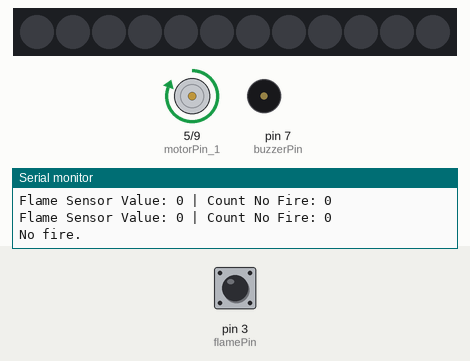
A sketch run on a simulated Arduino Uno, built with avr-gcc and run on an emulated ATmega328P. Parts: 12 RGB LEDs in strip order, left to right, motor-driver pin pairs drawn as motors (green arrow = first pin HIGH = forward, orange = second pin HIGH = backward, longer = more drive), buzzer (waves = sounding, pin HIGH), the last lines printed to the serial monitor. The test bench sets the inputs (shaded band); at power-on: pin 3 (flamePin) LOW. Dim RGB values are drawn brighter than linear.

Above: at 1.2 s.
1.3 s: pin 3 (flamePin) pulsed HIGH 2 times (0.12 s each, 0.3 s apart)
At 3.7 s:
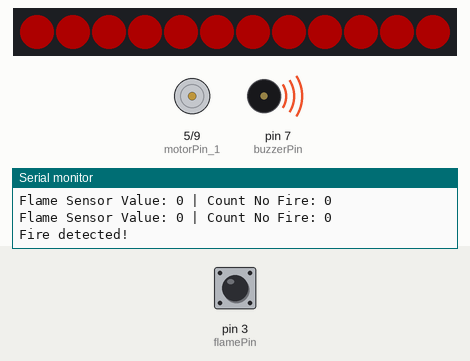
4.5 s: pin 3 (flamePin) driven HIGH
At 7.4 s:
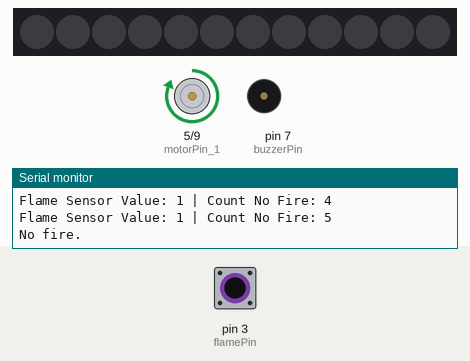
7.5 s: pin 3 (flamePin) driven LOW
At 9.8 s:
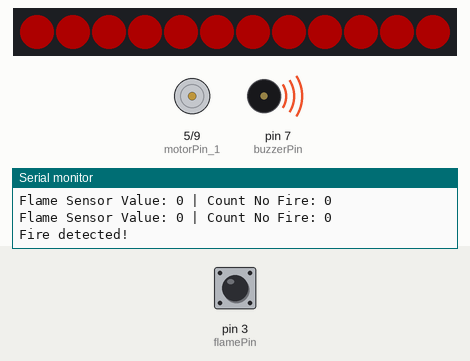
Timing chart, 0 to 11.3 s (numbered marks = the images above; inputs shaded):
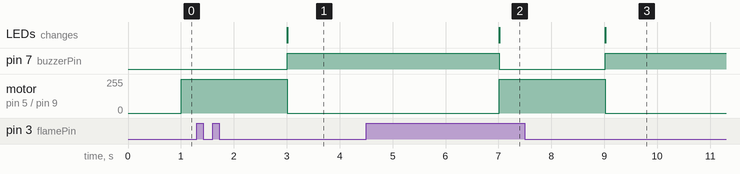

The sketch:

fire_safety_system.ino
```cpp
#include <Adafruit_NeoPixel.h>

int LED_PIN = 6;    // Connect to D (DIN)
int LED_COUNT = 12; // 12 LEDs on ring

// NEO_GRB   → color order used by WS2812 LEDs (Green, Red, Blue)
// NEO_KHZ800 → communication speed (800 kHz signal required by WS2812)
Adafruit_NeoPixel strip(LED_COUNT, LED_PIN, NEO_GRB + NEO_KHZ800); // Create a NeoPixel LED strip object

int flamePin = 3;
bool flameValue;
int buzzerPin = 7;

int motorPin_1 = 5; // DRV8833 IN1
int motorPin_2 = 9; // DRV8833 IN2

bool fireDetected = false; // Flag to indicate if fire is detected
int countNoFire = 0;     // Counter for no fire readings

void setup()
{
    // put your setup code here, to run once:
    Serial.begin(9600);
    pinMode(flamePin, INPUT);
    pinMode(buzzerPin, OUTPUT);
    strip.begin();
    strip.setBrightness(50); // Low brightness
    strip.show();            // send data to LED ring
    pinMode(motorPin_1, OUTPUT);
    pinMode(motorPin_2, OUTPUT);
    attachInterrupt(digitalPinToInterrupt(flamePin), fireSafety, FALLING);
}

void loop()
{
    // put your main code here, to run repeatedly:
    countNoFire = 0; // Reset the counter for each loop iteration
    // Read the flame sensor value 5 consecutive times
    for (int i = 0; i < 5; i++)
    {
        flameValue = digitalRead(flamePin);
        if (flameValue == HIGH){
            countNoFire += 1;
        }
        Serial.print("Flame Sensor Value: ");
        Serial.print(flameValue);
        Serial.print(" | Count No Fire: ");
        Serial.println(countNoFire);
        delay(200); // short delay between readings
    }
    // check if the flame sensor value is HIGH for 5 consecutive readings
    if (countNoFire == 5){
        fireDetected = false;
    }

    if (fireDetected)
    {
        Serial.println("Fire detected!");
        digitalWrite(buzzerPin, HIGH);
        setColor(255, 0, 0); // Red color for fire

        analogWrite(motorPin_1, 0);
        analogWrite(motorPin_2, 0); // Turn off the fan
    }
    else {
        Serial.println("No fire.");
        digitalWrite(buzzerPin, LOW);
        setColor(0, 0, 0); // Turn off LEDs

        analogWrite(motorPin_1, 255);
        analogWrite(motorPin_2, 0); // Turn on the fan at full speed
    }

    delay(1000);
}

void fireSafety(){
    fireDetected = true;
}

void setColor(int r, int g, int b){
    for (int i = 0; i < LED_COUNT; i++)
    {
        strip.setPixelColor(i, strip.Color(r, g, b));
    }
    strip.show();
}
```

Measured:
- after the input at 1.3 s, pin 7 (buzzerPin): LOW → HIGH after 1.7 s; motor on pin 5 (motorPin_1) / pin 9 (motorPin_2): forward 255/255 → stopped after 1.7 s; the LEDs: change after 1.7 s (image 1)
- after the input at 4.5 s, pin 7 (buzzerPin): HIGH → LOW after 2.5 s; motor on pin 5 (motorPin_1) / pin 9 (motorPin_2): stopped → forward 255/255 after 2.5 s; the LEDs: change after 2.5 s (image 2)
- after the input at 7.5 s, pin 7 (buzzerPin): LOW → HIGH after 1.5 s; motor on pin 5 (motorPin_1) / pin 9 (motorPin_2): forward 255/255 → stopped after 1.5 s; the LEDs: change after 1.5 s (image 3)
